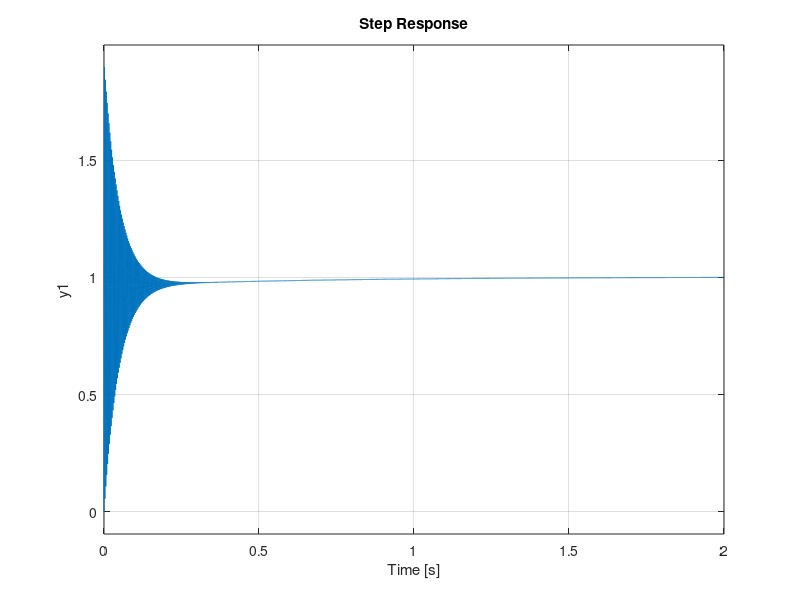

Source code (MATLAB): (Note: this script raises an error after producing the figure.)
clc
clear all

%% declaração das variáveis

Ps=70*10^5;
xe0=0.082;

kq1=4.76*10^-4;
kq2=4.76*10^-4;

kc1=3.644*10^-12;
kc2=4.376*10^-12;

Vl1=3*10^-5;
Vl2=5*10^-5;

A1=1.2566*10^-3;
A2=8.7650*10^-4;

M=84;
Be=9000*10^5;
f=1500;
L=0.2;

P10=30*10^5;
P20=52*10^5;

Ve0=0;
x0=[P10 P20 Ve0 xe0];

V1=Vl1+A1*xe0;
V2=Vl2+A2*(L-xe0);


A=[(-Be/V1)*kc1 0 (-Be/V1)*A1 0;
    0 (-Be/V2)*kc2 (Be/V2)*A2 0; 
    A1/M -A2/M -f/M 0;
    0 0 1 0];

B=[(Be/V1)*kq1 0;
    (-Be/V2)*kq2 0;
    0 1; 
    0 0];

C=[0 0 1 0;
    0 0 0 1];

D=[0 0; 
    0 0];

ss_xe=ss(A,B,C,D);
F=tf(ss_xe)

Xe=F(2,1)
rlocus(Xe)
% step(feedback(ft1,1))

%% teste preliminar

z1= 0.0577;
z2=1.602;
k=59.276;
s=tf('s');

pid=(k*(s+z1)*(s+z2))/s

FT =pid*Xe; %MALHA ABERTA
 
F1=feedback(FT,1); %MALHA FECHADA
rlocus(FT)
step(F1)

%% procura do minimo local

t=0:1e-3:10;
u=ones(1,length(t));

global Xe u t;

parameter(1)=z1;
parameter(2)=z2;
parameter(3)=k;

options = optimset('Display','iter', 'MaxIter', 2^16, 'TolFun',1e-6,'Tolx',1e-6,'MaxFunEvals',2^16);
[parameter_out,MSE]=fminsearch(@fminsearchF1,parameter,options);

%% simulação do minimo local

z1 = parameter_out(1);
z2 = parameter_out(2);
k = parameter_out(3);

pid=(k*(s+z1)*(s+z2))/s;

FT =feedback(pid*Xe,1);

step(FT)


%% pid

kp=(z1+z2)*k;
ki=z1*z2*k;

%% procura do minimo global

problem = createOptimProblem('fmincon','objective',@(parameter)fminsearchF1(parameter),'x0',[0,0,0],'lb',[0,0,0],'ub',[100,100,1000],'options', optimoptions(@fmincon,'Algorithm','sqp'));
  
gs = GlobalSearch('Display','iter');
rng(10,'twister')
[parameter_out MSE] = run(gs,problem);

%% simulação do minimo global

z1_G = parameter_out(1);
z2_G = parameter_out(2);
k_G = parameter_out(3);

pid_G=(k_G*(s+z1_G)*(s+z2_G))/s;

FT_G =feedback(pid_G*Xe,1);

step(FT_G)

%% pid

kp_G=(z1_G+z2_G)*k_G;
ki_G=z1_G*z2_G*k_G;


